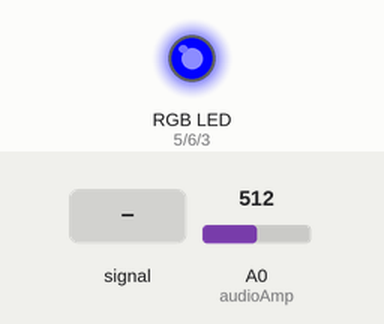
Recording of a sketch running on a simulated Arduino Uno, built with avr-gcc and run on an emulated ATmega328P. Parts: an RGB LED mixed from three pins (HIGH = lit). Inputs (shaded band) come from the test bench; at power-on: A0 (audioAmp) = 512. What the sketch prints to the serial monitor is not drawn.

Above: at 0.36 s.
Timing chart, 0 to 0.4 s (numbered marks = the images above; inputs shaded):
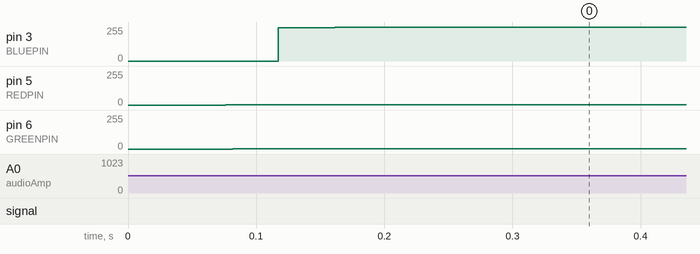

The sketch:

final_1.ino
```cpp
#define REDPIN 5
#define GREENPIN 6
#define BLUEPIN 3
int FADESPEED = 5;     // make s higher to slow down
const int audioAmp = A0;
int reading = 0;
int data[500];
int items = 0;
int maxValue = 0;
int maxAmp = 0;
int volumelevel = 0;

int average() {
  int sum = 0;
  int counter = 0;
  int ans = 0;
  for (int i = 0; i < 500; i++) {
    sum += data[i];
    counter++;
  }
  ans = sum/counter;
  return ans;
}

void reset() {
  for (int i = 0; i< 500; i++) {
    data[i] = 0;
  }
  items = 0;
  maxValue = 0;
  maxAmp = 0;
}


void setup() {
  pinMode(REDPIN, OUTPUT);
  pinMode(GREENPIN, OUTPUT);
  pinMode(BLUEPIN, OUTPUT);
   pinMode(audioAmp, INPUT);
  Serial.begin(9600);
}


void loop() {
  Serial.println("start");
for (int i = 0; i < 500; i++) { //gathering 500 values in data
    data[i] = analogRead(audioAmp);
    items++;
    if (abs(data[i]) > abs(maxValue))
      maxValue = abs(data[i]);         //getting the maximum value, maxValue is always positive
  }
  int baseline = average();
  //Serial.println(baseline);
  maxAmp = maxValue - baseline;
  volumelevel = maxAmp;
  //Serial.println(maxAmp);
  reset();
  delay(10);


  ////
  int r, g, b;
if(volumelevel < 280 )
  FADESPEED = 500;
else if(volumelevel < 310 )
  FADESPEED = 100;
else if(volumelevel < 360 )
  FADESPEED = 50;
else if(volumelevel < 400)
  FADESPEED = 1;
else {
  FADESPEED = 1;

}
Serial.print("delay:");
Serial.println(FADESPEED);
Serial.print("volumelevel: ");
Serial.println(volumelevel);
  // fade from blue to violet
  for (r = 0; r < 256; r++) {
    analogWrite(REDPIN, r);

  }
  delay(FADESPEED);
  // fade from violet to red
  for (b = 255; b > 0; b--) {
    analogWrite(BLUEPIN, b);

  }
  delay(FADESPEED);
  // fade from red to yellow
  for (g = 0; g < 256; g++) {
    analogWrite(GREENPIN, g);

  }
  delay(FADESPEED);
  // fade from yellow to green
  for (r = 255; r > 0; r--) {
    analogWrite(REDPIN, r);

  }
   delay(FADESPEED);
  // fade from green to teal
  for (b = 0; b < 256; b++) {
    analogWrite(BLUEPIN, b);

  }
   delay(FADESPEED);
  // fade from teal to blue
  for (g = 255; g > 0; g--) {
    analogWrite(GREENPIN, g);

  }
   delay(FADESPEED);
  Serial.print("end");
}
//speaker code at the bottom
```
